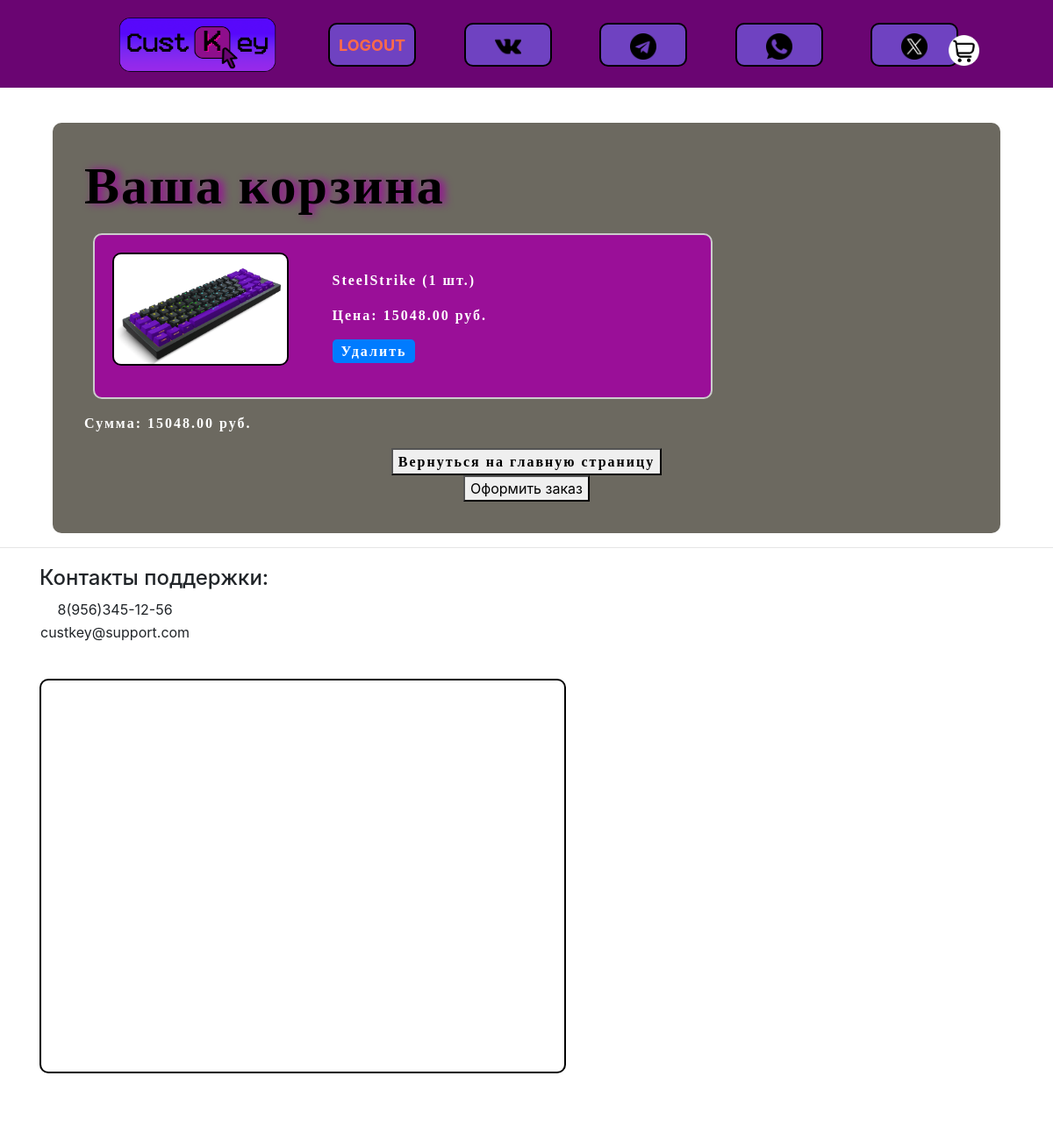
The app's page /cart/ (signed in) with its own data.
### cart/models.py (models this page shows, shortened)
class CartItem(models.Model):
	product = models.ForeignKey(Product, on_delete=models.CASCADE)
	quantity = models.PositiveIntegerField(default=0)
	user = models.ForeignKey(User, on_delete=models.CASCADE)
	date_added = models.DateTimeField(auto_now_add=True)

class Product(models.Model):
	name = models.CharField(max_length=100)
	description = models.TextField(null=True)
	price = models.DecimalField(max_digits=10, decimal_places=2)
	image = models.ImageField(upload_to='products/')

### cart/views.py (the view)
# urls.py: path('cart/', views.view_cart, name='view_cart'),
def view_cart(request):
    cart_items = CartItem.objects.filter(user=request.user)
    total_price = sum(item.product.price * item.quantity for item in cart_items)
    return render(request, 'cart.html', {'cart_items': cart_items, 'total_price': total_price})

### templates/cart.html (shortened to what this page needs)
<!DOCTYPE html>
{% load static %}
<html lang="ru">
<head>
    <link rel="stylesheet" href="{% static 'bootstrap.min.css' %}">
</head>
<body>
<header class="row">
    <ol>
        <li>
            <a href="{% url 'product_list' %}">
                <img src="{% static 'img/logotip.png' %}" alt="logo" id="logotip">
            </a>
        </li>
        <li>
            <a href="{% url 'view_cart' %}">
            <img src="{% static 'img/korzina.png' %}" alt="korzina" class="korzina">
        </a>
        </li>
        <li>
            <div>
        {% if not user.username %}
            <a href="{% url 'login' %}"><button class="log-button">LOGIN</button></a>
        {% else %}
            <a href="{% url 'logout' %}"><button class="log-button">LOGOUT</button></a>
        {% endif %}
    </div>
        </li>
    <li>
        <div>
            <a href=""><button class="log-button"><img src="{% static 'img/vk-social-network-logo.png' %}" alt="" style="width: 30px; height: 30px"></button></a>
        </div>
    </li>
    <li>
        <div>
            <a href=""><button class="log-button"><img src="{% static 'img/telegram.png' %}" alt="" style="width: 30px; height: 30px"></button></a>
        </div>
    </li>
    <li>
        <div>
            <a href=""><button class="log-button"><img src="{% static 'img/whatsapp.png' %}" alt="" style="width: 30px; height: 30px"></button></a>
        </div>
    </li>
    <li>
        <div>
            <a href=""><button class="log-button"><img src="{% static 'img/twitter.png' %}" alt="" style="width: 30px; height: 30px"></button></a>
        </div>
    </li>
    </ol>
</header>
<main>
    <h1>Ваша корзина</h1>
    <div class="product-list">
    {% for item in cart_items %}
    <div class="card mb-3 text-dark product-item" style="max-width: 70%;">
  <div class="row g-0">
    <div class="col-md-4">
      <img src="{{ item.product.image }}" alt="{{ item.product.name }}" class="img-fluid rounded-start" width="300" height="200">
    </div>
    <div class="col-md-8">
      <div class="card-body">
        <p class="card-text tovar-text">{{ item.product.name }} ({{ item.quantity }} шт.)</p>
        <p class="card-text">Цена: {{ item.product.price }} руб.</p>
        <a href="{% url 'remove_from_cart' item.id %}" class="buy-now-button">Удалить</a>
      </div>
    </div>
  </div>
</div>
    {% empty %}
    <p>Ваша корзина пуста.</p>
    {% endfor %}
    </div>
    <p class="summa">Сумма: {{ total_price }} руб.</p>
    <div style="
        display: flex;
        flex-direction: column;
        justify-content: center;
        align-items: center;
    ">
        <button class="bottom_buttons"><a href="{% url 'product_list' %}">Вернуться на главную страницу</a></button>
        <button class="bottom_buttons" onclick="openForm()">Оформить заказ</button>
    </div>
</main>
<hr>
<footer>
    <div class="container" style="
    margin-top: 20px;
    margin-bottom: 50px;
">
        <h4>Контакты поддержки:</h4>
        <table style="text-align: center">
    <tr>
        <td>8(956)345-12-56</td>
    </tr>
    <tr>
        <td>custkey@support.com</td>
    </tr>
</table>
            <iframe src="https://www.google.com/maps/embed?pb=!1m18!1m12!1m3!1d158848.3341968567!2d45.83209992420095!3d51.53146405787688!2m3!1f0!2f0!3f0!3m2!1i1024!2i768!4f13.1!3m3!1m2!1s0x4114c709059bbc41%3A0x1c685156439035f6!2z0KHQsNGA0LDRgtC-0LIsINCh0LDRgNCw0YLQvtCy0YHQutCw0Y8g0L7QsdC7Lg!5e0!3m2!1sru!2sru!4v1707761232674!5m2!1sru!2sru" width="600" height="450" style="border:2px solid black; border-radius: 10px; margin-top: 40px;" allowfullscreen="" loading="lazy"></iframe>
    </div>
    <hr>
    <br>
</footer>
</body>
</html>

### records on screen
CartItem: product.name "SteelStrike", quantity "1", product.price "15048.00"

### other values on screen
{{ total_price }} "15048.00"
